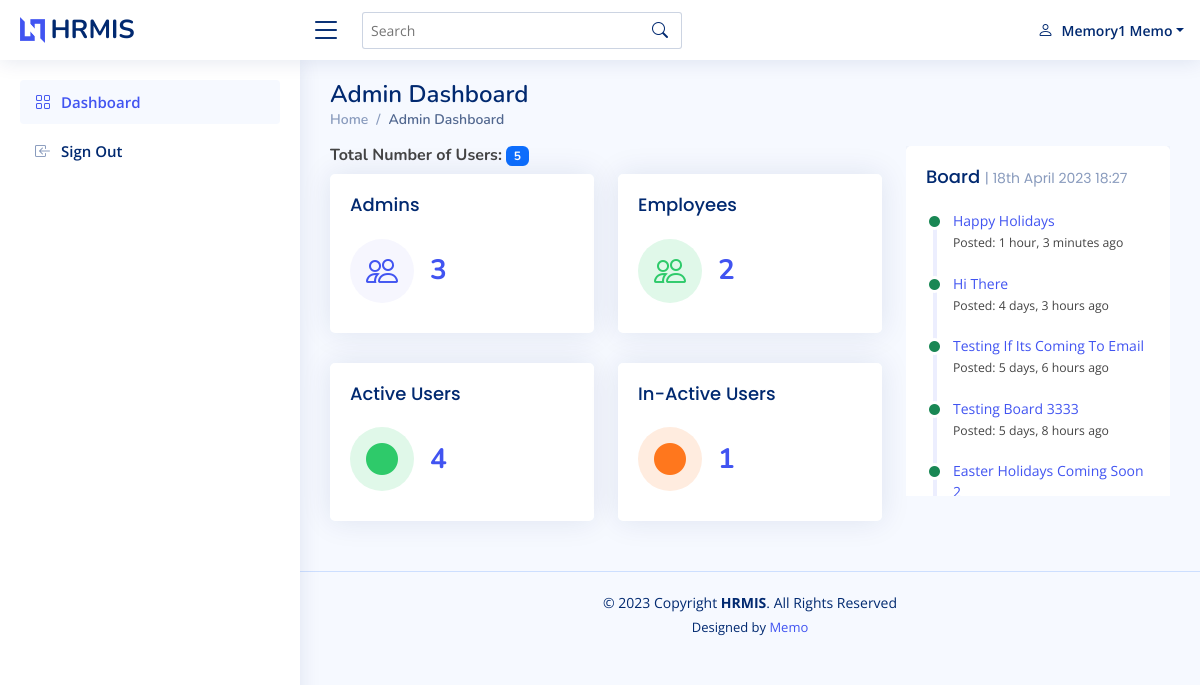
The page /admin-dash (signed in) on the database its author committed.
### accounts/models.py (models this page shows, shortened)
class User (AbstractUser):
    DES = (('', 'Choose Designation'), ('admin', 'Admin(Organization)'),('employee', 'Employee'),)
    GENDER = (('', 'Choose Gender'),('female','Female'),('male','Male'))
    first_name = models.CharField(max_length=255)
    last_name = models.CharField(max_length=255)
    is_admin = models.BooleanField(default=False)
    is_employee = models.BooleanField(default=False)
    designation = models.CharField(max_length=30, choices=DES)
    email = models.EmailField(max_length=255)
    phone_number = models.CharField(max_length=255)
    gender = models.CharField(max_length=50, choices=GENDER)
    address = models.TextField()
    class Meta:
        ordering = ["-date_joined", ]

### board/models.py (models this page shows, shortened)
class Board(models.Model):
    title = models.CharField(max_length=255)
    description = models.TextField()
    updated = models.DateTimeField(auto_now=True)
    timestamp = models.DateTimeField(auto_now_add=True)
    class Meta:
        ordering = ["-timestamp", ]

### accounts/views.py (the view)
# urls.py: path('admin-dash',views.admin_dash,name='admin_dash'),
@login_required
def admin_dash(request):
    template_name = 'admin_dash.html'
    qs_users = models.User.objects.all()
    qs_board = Board.objects.all()
    context = {
        'admins':qs_users.filter(designation='admin').count(),
        'employees':qs_users.filter(designation='employee').count(),
        'active':qs_users.filter(is_active=True).count(),
        'in_active':qs_users.filter(is_active=False).count(),
        'total':qs_users.count(),
        'qs_board':qs_board
    }
    return render(request,template_name,context)

### accounts/templates/admin_dash.html (shortened to what this page needs)
{% extends 'shared.html' %}
{% load static %}
{% block pagetitle %}
Admin Dashboard
{% endblock %}
{% block breadcrum %}
<li class="breadcrumb-item active">Admin Dashboard</li>
{% endblock %}
{% block content %}
<div class="row">
  <div class="col-lg-8">
    <div class="row">
      <div class="col-md-12">
        <h6><strong>Total Number of Users:</strong>  <span class="badge bg-primary">{{total}}</span> </h6>
      </div>
    <div class="col-xxl-4 col-md-6">
      <div class="card info-card sales-card">
        <div class="card-body">
          <h5 class="card-title">Admins</h5>
          <div class="d-flex align-items-center">
            <div class="card-icon rounded-circle d-flex align-items-center justify-content-center">
              <i class="bi bi-people"></i>
            </div>
            <div class="ps-3">
              <h6><a href="{% url 'accounts:users' 'admin' %}">{{admins}}</a> </h6>
            </div>
          </div>
        </div>
      </div>
    </div>
    <div class="col-xxl-4 col-md-6">
      <div class="card info-card revenue-card">
        <div class="card-body">
          <h5 class="card-title">Employees</h5>
          <div class="d-flex align-items-center">
            <div class="card-icon rounded-circle d-flex align-items-center justify-content-center">
              <i class="bi bi-people"></i>
            </div>
            <div class="ps-3">
              <h6><a href="{% url 'accounts:users' 'employee' %}">{{employees}}</a> </h6>
            </div>
          </div>
        </div>
      </div>
    </div>
    <div class="col-xxl-4 col-md-6">
      <div class="card info-card revenue-card">
        <div class="card-body">
          <h5 class="card-title">Active Users</h5>
          <div class="d-flex align-items-center">
            <div class="card-icon rounded-circle d-flex align-items-center justify-content-center">
              <i class="bi bi-circle-fill"></i>
            </div>
            <div class="ps-3">
              <h6><a href="{% url 'accounts:users' 'true' %}">{{active}}</a> </h6>
            </div>
          </div>
        </div>
      </div>
    </div>
    <div class="col-xxl-4 col-md-6">
      <div class="card info-card customers-card">
        <div class="card-body">
          <h5 class="card-title">In-Active Users</h5>
          <div class="d-flex align-items-center">
            <div class="card-icon rounded-circle d-flex align-items-center justify-content-center">
              <i class="bi bi-circle-fill"></i>
            </div>
            <div class="ps-3">
              <h6><a href="{% url 'accounts:users' 'false' %}">{{in_active}}</a> </h6>
            </div>
          </div>
        </div>
      </div>
    </div>
  </div>
  </div>
    <div class="col-lg-4">
      <div class="hrmis-scroll">
      <div class="card">
        <div class="card-body">
          <h5 class="card-title">Board <span>|  {% now "jS F Y H:i" %}</span></h5>
          <div class="activity">
              {% for board in qs_board %}
            <div class="activity-item d-flex">
              <i class="bi bi-circle-fill activity-badge text-success align-self-start"></i>
              <div class="activity-content">
                <a href="{% url 'boards:board_details' board.pk %}">{{board.title|title}}</a>
                <br>
                <small>Posted: {{board.timestamp|timesince}} ago</small>
              </div>
            </div>
          {% endfor %}
          </div>
        </div>
      </div>
    </div>
    </div>
  </div>
{% endblock %}

### templates/shared.html (shortened to what this page needs)
<!DOCTYPE html>
{% load static %}
<html lang="en">
<head>
  <link href="{% static 'assets/vendor/bootstrap/css/bootstrap.min.css' %}" rel="stylesheet">
  <link href="{% static 'assets/vendor/bootstrap-icons/bootstrap-icons.css' %}" rel="stylesheet">
  <link href="{% static 'assets/vendor/boxicons/css/boxicons.min.css' %}" rel="stylesheet">
  <link href="{% static 'assets/vendor/quill/quill.snow.css' %}" rel="stylesheet">
  <link href="{% static 'assets/vendor/quill/quill.bubble.css' %}" rel="stylesheet">
  <link href="{% static 'assets/vendor/remixicon/remixicon.css' %}" rel="stylesheet">
  <link href="{% static 'assets/vendor/simple-datatables/style.css' %}" rel="stylesheet">
  <link href="{% static 'assets/css/style.css' %}" rel="stylesheet">
</head>
<body>
  <header id="header" class="header fixed-top d-flex align-items-center">
    <div class="d-flex align-items-center justify-content-between">
      <a href="/" class="logo d-flex align-items-center">
        <img src="{% static 'assets/img/logo.png' %}" alt="">
        <span class="d-none d-lg-block">HRMIS</span>
      </a>
      <i class="bi bi-list toggle-sidebar-btn"></i>
    </div>
    <div class="search-bar">
      <form class="search-form d-flex align-items-center" method="POST" action="#">
        <input type="text" name="query" placeholder="Search" title="Enter search keyword">
        <button type="submit" title="Search"><i class="bi bi-search"></i></button>
      </form>
    </div>
    <nav class="header-nav ms-auto">
      <ul class="d-flex align-items-center">
        <li class="nav-item dropdown pe-3">
          <a class="nav-link nav-profile d-flex align-items-center pe-0" href="#" data-bs-toggle="dropdown">
            <i class="bi bi-person"></i>
            <span class="d-none d-md-block dropdown-toggle ps-2">{{request.user.first_name|title}} {{request.user.last_name|title}}</span>
          </a>
        </li>
      </ul>
    </nav>
  </header>
  <aside id="sidebar" class="sidebar">
    <ul class="sidebar-nav" id="sidebar-nav">
      <li class="nav-item">
        <a class="nav-link " href="/">
          <i class="bi bi-grid"></i>
          <span>Dashboard</span>
        </a>
      </li>
      <li class="nav-item">
        <a class="nav-link collapsed" href="{% url 'logout' %}">
          <i class="bi bi-box-arrow-in-left"></i>
          <span>Sign Out</span>
        </a>
      </li>
    </ul>
  </aside>
  <main id="main" class="main">
    <div class="pagetitle">
      <h1>{% block pagetitle %}{% endblock %}</h1>
      <nav>
        <ol class="breadcrumb">
          <li class="breadcrumb-item"><a href="{% url 'accounts:redirect_logged' %}">Home</a></li>
          {% block breadcrum %}{% endblock %}
        </ol>
      </nav>
    </div>
    <section class="section dashboard">
        {% block content %}
        {% endblock %}
    </section>
  </main>
  <footer id="footer" class="footer">
    <div class="copyright">
        © {% now "Y" %} Copyright <strong><span>HRMIS</span></strong>. All Rights Reserved
    </div>
    <div class="credits">
      Designed by <a href="https://bootstrapmade.com/">Memo</a>
    </div>
  </footer>
</body>
</html>

### static_files/assets/css/style.css (style rules this page uses)
:root { scroll-behavior: smooth; }
body { font-family: "Open Sans", sans-serif; background: #f6f9ff; color: #444444; }
a { color: #4154f1; text-decoration: none; }
h1, h2, h3, h4, h5, h6 { font-family: "Nunito", sans-serif; }
#main { margin-top: 60px; padding: 20px 30px; transition: all 0.3s; }
.pagetitle { margin-bottom: 10px; }
.pagetitle h1 { font-size: 24px; margin-bottom: 0; font-weight: 600; color: #012970; }
.card { margin-bottom: 30px; border: none; border-radius: 5px; box-shadow: 0px 0 30px rgba(1, 41, 112, 0.1); }
.card-title { padding: 20px 0 15px 0; font-size: 18px; font-weight: 500; color: #012970; font-family: "Poppins", sans-serif; }
.card-title span { color: #899bbd; font-size: 14px; font-weight: 400; }
.card-body { padding: 0 20px 20px 20px; }
.breadcrumb { font-size: 14px; font-family: "Nunito", sans-serif; color: #899bbd; font-weight: 600; }
.breadcrumb a { color: #899bbd; transition: 0.3s; }
.breadcrumb .breadcrumb-item::before { color: #899bbd; }
.breadcrumb .active { color: #51678f; font-weight: 600; }
.logo { line-height: 1; }
@media (min-width: 1200px) { .logo { width: 280px; } }
.logo img { max-height: 26px; margin-right: 6px; }
.logo span { font-size: 26px; font-weight: 700; color: #012970; font-family: "Nunito", sans-serif; }
.header { transition: all 0.5s; z-index: 997; height: 60px; box-shadow: 0px 2px 20px rgba(1, 41, 112, 0.1); background-color: #fff; padding-left: 20px; }
.header .toggle-sidebar-btn { font-size: 32px; padding-left: 10px; cursor: pointer; color: #012970; }
.header .search-bar { min-width: 360px; padding: 0 20px; }
.header .search-form { width: 100%; }
.header .search-form input { border: 0; font-size: 14px; color: #012970; border: 1px solid rgba(1, 41, 112, 0.2); padding: 7px 38px 7px 8px; border-radius: 3px; transition: 0.3s; width: 100%; }
.header .search-form button { border: 0; padding: 0; margin-left: -30px; background: none; }
.header .search-form button i { color: #012970; }
.header-nav ul { list-style: none; }
.header-nav>ul { margin: 0; padding: 0; }
.header-nav .nav-profile { color: #012970; }
.header-nav .nav-profile span { font-size: 14px; font-weight: 600; }
.sidebar { position: fixed; top: 60px; left: 0; bottom: 0; width: 300px; z-index: 996; transition: all 0.3s; padding: 20px; overflow-y: auto; scrollbar-width: thin; scrollbar-color: #aab7cf transparent; box-shadow: 0px 0px 20px rgba(1, 41, 112, 0.1); background-color: #fff; }
@media (min-width: 1200px) { #main, #footer { margin-left: 300px; } }
.sidebar-nav { padding: 0; margin: 0; list-style: none; }
.sidebar-nav li { padding: 0; margin: 0; list-style: none; }
.sidebar-nav .nav-item { margin-bottom: 5px; }
.sidebar-nav .nav-link { display: flex; align-items: center; font-size: 15px; font-weight: 600; color: #4154f1; transition: 0.3; background: #f6f9ff; padding: 10px 15px; border-radius: 4px; }
.sidebar-nav .nav-link i { font-size: 16px; margin-right: 10px; color: #4154f1; }
.sidebar-nav .nav-link.collapsed { color: #012970; background: #fff; }
.sidebar-nav .nav-link.collapsed i { color: #899bbd; }
.dashboard .info-card { padding-bottom: 10px; }
.dashboard .info-card h6 { font-size: 28px; color: #012970; font-weight: 700; margin: 0; padding: 0; }
.dashboard .card-icon { font-size: 32px; line-height: 0; width: 64px; height: 64px; flex-shrink: 0; flex-grow: 0; }
.dashboard .sales-card .card-icon { color: #4154f1; background: #f6f6fe; }
.dashboard .revenue-card .card-icon { color: #2eca6a; background: #e0f8e9; }
.dashboard .customers-card .card-icon { color: #ff771d; background: #ffecdf; }
.dashboard .activity { font-size: 14px; }
.dashboard .activity .activity-item .activity-badge { margin-top: 3px; z-index: 1; font-size: 11px; line-height: 0; border-radius: 50%; flex-shrink: 0; border: 3px solid #fff; flex-grow: 0; }
.dashboard .activity .activity-item .activity-content { padding-left: 10px; padding-bottom: 20px; }
.dashboard .activity .activity-item:last-child .activity-content { padding-bottom: 0; }
.footer { padding: 20px 0; font-size: 14px; transition: all 0.3s; border-top: 1px solid #cddfff; }
.footer .copyright { text-align: center; color: #012970; }
.footer .credits { padding-top: 5px; text-align: center; font-size: 13px; color: #012970; }

### accounts/templates/admin_dash.html (style rules this page uses)
div.hrmis-scroll { height: 350px; overflow: scroll; }

### rows shown on the page
User: user.first_name "Memory1", user.last_name "Memo"
Board: title "Happy Holidays", timestamp "1 hour, 3 minutes"
Board: title "Hi There", timestamp "4 days, 3 hours"
Board: title "Testing If Its Coming To Email", timestamp "5 days, 6 hours"
Board: title "Testing Board 3333", timestamp "5 days, 8 hours"
Board: title "Easter Holidays Coming Soon…"

### other values the page prints
{{ total }} "5"
{{ admins }} "3"
{{ employees }} "2"
{{ active }} "4"
{{ in_active }} "1"
